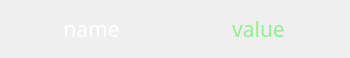
<?xml version="1.0" encoding="UTF-8"?>
<ui version="4.0">
 <class>Leader</class>
 <widget class="QWidget" name="Leader">
  <property name="geometry">
   <rect>
    <x>0</x>
    <y>0</y>
    <width>350</width>
    <height>58</height>
   </rect>
  </property>
  <property name="windowTitle">
   <string>Form</string>
  </property>
  <layout class="QHBoxLayout" name="horizontalLayout">
   <item>
    <widget class="QLabel" name="label">
     <property name="font">
      <font>
       <family>Ravie</family>
       <pointsize>16</pointsize>
      </font>
     </property>
     <property name="styleSheet">
      <string notr="true">color: white;</string>
     </property>
     <property name="text">
      <string>name</string>
     </property>
     <property name="alignment">
      <set>Qt::AlignCenter</set>
     </property>
    </widget>
   </item>
   <item>
    <widget class="QLabel" name="label_2">
     <property name="font">
      <font>
       <family>Ravie</family>
       <pointsize>16</pointsize>
      </font>
     </property>
     <property name="styleSheet">
      <string notr="true">color: lightgreen;</string>
     </property>
     <property name="text">
      <string>value</string>
     </property>
     <property name="alignment">
      <set>Qt::AlignCenter</set>
     </property>
    </widget>
   </item>
  </layout>
 </widget>
 <resources/>
 <connections/>
</ui>
